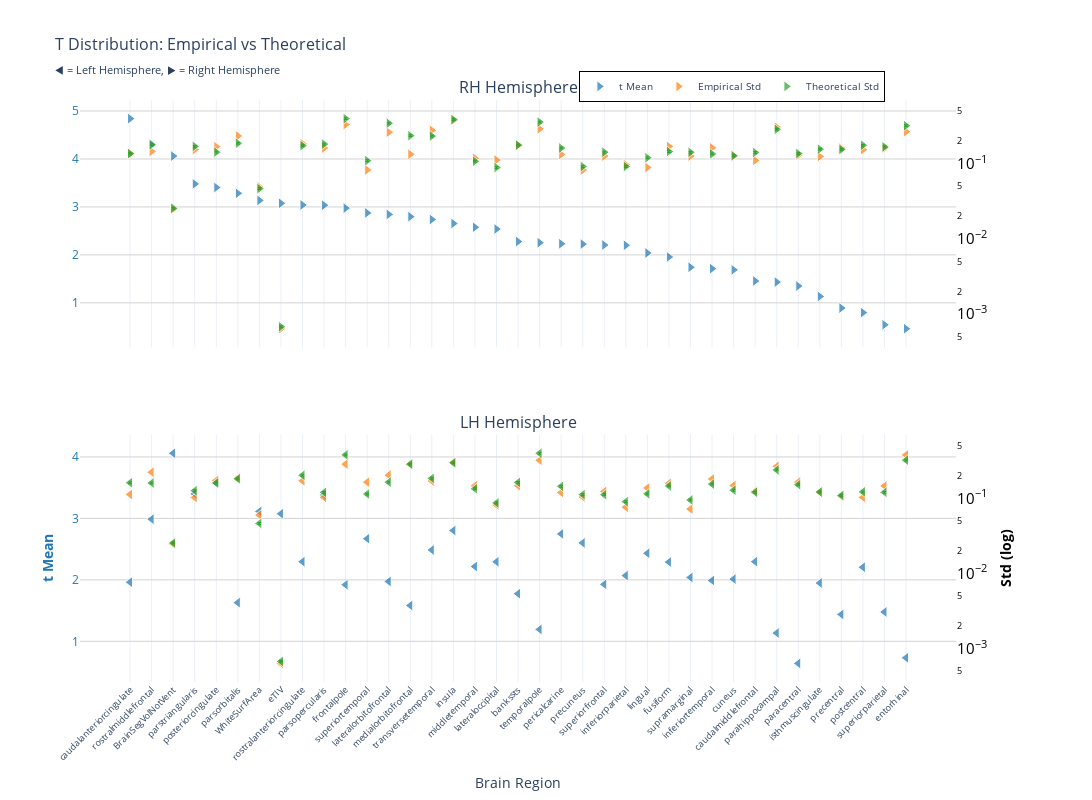
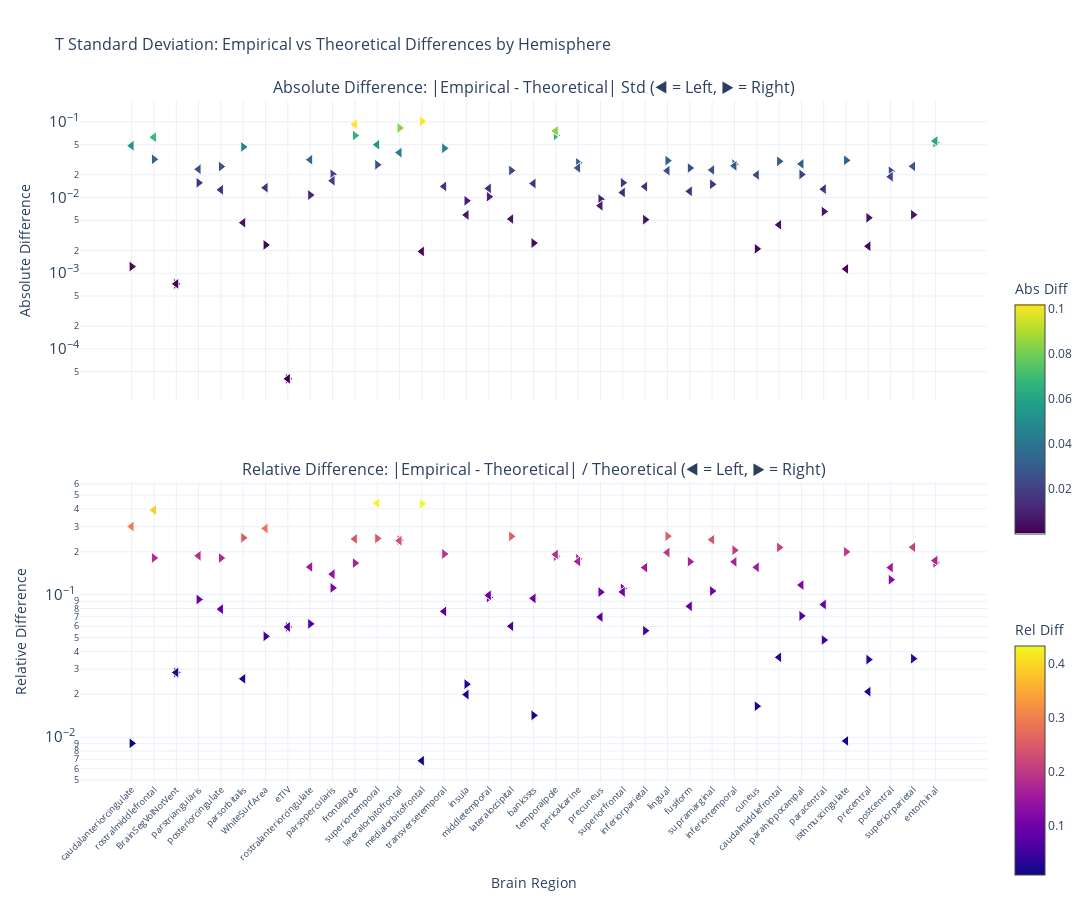

Notebook source saved alongside these figures, in order:
### Markdown cell above
### t-statistic

### Code cell
nu_nav = df_navr[(df_navr["timepoint"] == "baseline") & (df_navr["group"] == "HC-PD")]
data_path = stats_dir / f"student_baseline_{METRIC}.parquet"
df, stats = get_test_stats(
    data_path, stat_functions_F, nu_nav, hemisphere=True, study="baseline"
)
show_figure(stats, hemisphere=True, stat_name="t", study="baseline", metric=METRIC)

### Figure 1 — Plotly figure (JSON) as saved in the notebook; plotly's stock layout.template omitted (floating-point values rounded to 4 significant figures)
{"data": [{"hovertemplate": "<b>%{x}</b><br>Mean t: %{y:.2f}<br><extra></extra>", "legendgroup": "mean", "marker": {"color": "#1f77b4", "line": {"color": "white", "width": 1}, "opacity": 0.7, "size": 10, "symbol": "triangle-right"}, "mode": "markers", "name": "t Mean", "showlegend": true, "type": "scatter", "x": ["caudalanteriorcingulate", "rostralmiddlefrontal", "BrainSegVolNotVent", "parstriangularis", "posteriorcingulate", "parsorbitalis", "WhiteSurfArea", "eTIV", "rostralanteriorcingulate", "parsopercularis", "frontalpole", "superiortemporal", "lateralorbitofrontal", "medialorbitofrontal", "transversetemporal", "insula", "middletemporal", "lateraloccipital", "bankssts", "temporalpole", "pericalcarine", "precuneus", "superiorfrontal", "inferiorparietal", "lingual", "fusiform", "supramarginal", "inferiortemporal", "cuneus", "caudalmiddlefrontal", "parahippocampal", "paracentral", "isthmuscingulate", "precentral", "postcentral", "superiorparietal", "entorhinal"], "xaxis": "x", "y": [4.841, 4.309, 4.06, 3.48, 3.405, 3.283, 3.136, 3.076, 3.041, 3.036, 2.975, 2.875, 2.844, 2.798, 2.737, 2.655, 2.576, 2.54, 2.278, 2.254, 2.232, 2.225, 2.206, 2.201, 2.039, 1.956, 1.741, 1.713, 1.688, 1.456, 1.432, 1.351, 1.134, 0.8917, 0.7962, 0.5424, 0.4603], "yaxis": "y"}, {"hovertemplate": "<b>%{x}</b><br>Empirical Std: %{y:.3f}<br><extra></extra>", "legendgroup": "empirical", "marker": {"color": "#ff7f0e", "line": {"color": "white", "width": 1}, "opacity": 0.7, "size": 10, "symbol": "triangle-right"}, "mode": "markers", "name": "Empirical Std", "showlegend": true, "type": "scatter", "x": ["caudalanteriorcingulate", "rostralmiddlefrontal", "BrainSegVolNotVent", "parstriangularis", "posteriorcingulate", "parsorbitalis", "WhiteSurfArea", "eTIV", "rostralanteriorcingulate", "parsopercularis", "frontalpole", "superiortemporal", "lateralorbitofrontal", "medialorbitofrontal", "transversetemporal", "insula", "middletemporal", "lateraloccipital", "bankssts", "temporalpole", "pericalcarine", "precuneus", "superiorfrontal", "inferiorparietal", "lingual", "fusiform", "supramarginal", "inferiortemporal", "cuneus", "caudalmiddlefrontal", "parahippocampal", "paracentral", "isthmuscingulate", "precentral", "postcentral", "superiorparietal", "entorhinal"], "xaxis": "x", "y": [0.1366, 0.145, 0.02471, 0.1534, 0.1675, 0.2328, 0.04877, 0.0006372, 0.1836, 0.1611, 0.3296, 0.08209, 0.2606, 0.1327, 0.2764, 0.3754, 0.1175, 0.1114, 0.1737, 0.2892, 0.1321, 0.08174, 0.126, 0.0965, 0.08858, 0.1688, 0.1261, 0.1619, 0.1251, 0.11, 0.3051, 0.1294, 0.1242, 0.1597, 0.1528, 0.1606, 0.2652], "yaxis": "y2"}, {"error_y": {"array": [0.003792, 0.00496, 0.0007126, 0.004736, 0.003973, 0.005215, 0.0013, 1.898e-05, 0.004841, 0.005082, 0.01108, 0.00306, 0.009626, 0.006572, 0.006492, 0.01077, 0.003006, 0.002482, 0.004936, 0.00996, 0.004504, 0.002557, 0.003969, 0.002561, 0.003343, 0.00404, 0.003952, 0.003763, 0.003563, 0.003926, 0.007982, 0.003807, 0.004349, 0.004322, 0.004906, 0.004666, 0.008929], "arrayminus": [0.003686, 0.004823, 0.0006929, 0.004605, 0.003863, 0.00507, 0.001264, 1.846e-05, 0.004706, 0.004942, 0.01077, 0.002975, 0.00936, 0.00639, 0.006312, 0.01047, 0.002922, 0.002414, 0.004799, 0.009684, 0.004379, 0.002486, 0.003859, 0.00249, 0.00325, 0.003928, 0.003843, 0.003659, 0.003465, 0.003817, 0.007761, 0.003702, 0.004229, 0.004202, 0.00477, 0.004536, 0.008682], "color": "#2ca02c", "thickness": 1, "type": "data", "visible": true, "width": 2}, "hovertemplate": "<b>%{x}</b><br>Theoretical Std: %{y:.3f}<br><extra></extra>", "legendgroup": "theoretical", "marker": {"color": "#2ca02c", "line": {"color": "white", "width": 1}, "opacity": 0.7, "size": 10, "symbol": "triangle-right"}, "mode": "markers", "name": "Theoretical Std", "showlegend": true, "type": "scatter", "x": ["caudalanteriorcingulate", "rostralmiddlefrontal", "BrainSegVolNotVent", "parstriangularis", "posteriorcingulate", "parsorbitalis", "WhiteSurfArea", "eTIV", "rostralanteriorcingulate", "parsopercularis", "frontalpole", "superiortemporal", "lateralorbitofrontal", "medialorbitofrontal", "transversetemporal", "insula", "middletemporal", "lateraloccipital", "bankssts", "temporalpole", "pericalcarine", "precuneus", "superiorfrontal", "inferiorparietal", "lingual", "fusiform", "supramarginal", "inferiortemporal", "cuneus", "caudalmiddlefrontal", "parahippocampal", "paracentral", "isthmuscingulate", "precentral", "postcentral", "superiorparietal", "entorhinal"], "xaxis": "x", "y": [0.1353, 0.177, 0.02543, 0.169, 0.1418, 0.1861, 0.04641, 0.0006775, 0.1728, 0.1814, 0.3955, 0.1092, 0.3436, 0.2346, 0.2317, 0.3844, 0.1073, 0.0886, 0.1762, 0.3555, 0.1608, 0.09126, 0.1417, 0.0914, 0.1193, 0.1442, 0.1411, 0.1343, 0.1272, 0.1401, 0.2849, 0.1359, 0.1552, 0.1542, 0.1751, 0.1665, 0.3187], "yaxis": "y2"}, {"hovertemplate": "<b>%{x}</b><br>Mean t: %{y:.2f}<br><extra></extra>", "legendgroup": "mean", "marker": {"color": "#1f77b4", "line": {"color": "white", "width": 1}, "opacity": 0.7, "size": 10, "symbol": "triangle-left"}, "mode": "markers", "name": "t Mean", "showlegend": false, "type": "scatter", "x": ["BrainSegVolNotVent", "posteriorcingulate", "parstriangularis", "parsopercularis", "WhiteSurfArea", "eTIV", "rostralmiddlefrontal", "insula", "pericalcarine", "superiortemporal", "precuneus", "transversetemporal", "lingual", "caudalmiddlefrontal", "rostralanteriorcingulate", "lateraloccipital", "fusiform", "middletemporal", "postcentral", "inferiorparietal", "supramarginal", "cuneus", "inferiortemporal", "lateralorbitofrontal", "caudalanteriorcingulate", "isthmuscingulate", "superiorfrontal", "frontalpole", "bankssts", "parsorbitalis", "medialorbitofrontal", "superiorparietal", "precentral", "temporalpole", "parahippocampal", "entorhinal", "paracentral"], "xaxis": "x2", "y": [4.06, 3.576, 3.399, 3.381, 3.114, 3.076, 2.988, 2.802, 2.748, 2.67, 2.601, 2.486, 2.432, 2.296, 2.296, 2.293, 2.289, 2.217, 2.205, 2.07, 2.04, 2.013, 1.99, 1.974, 1.962, 1.948, 1.927, 1.92, 1.775, 1.629, 1.583, 1.477, 1.438, 1.194, 1.134, 0.7317, 0.6408], "yaxis": "y3"}, {"hovertemplate": "<b>%{x}</b><br>Empirical Std: %{y:.3f}<br><extra></extra>", "legendgroup": "empirical", "marker": {"color": "#ff7f0e", "line": {"color": "white", "width": 1}, "opacity": 0.7, "size": 10, "symbol": "triangle-left"}, "mode": "markers", "name": "Empirical Std", "showlegend": false, "type": "scatter", "x": ["BrainSegVolNotVent", "posteriorcingulate", "parstriangularis", "parsopercularis", "WhiteSurfArea", "eTIV", "rostralmiddlefrontal", "insula", "pericalcarine", "superiortemporal", "precuneus", "transversetemporal", "lingual", "caudalmiddlefrontal", "rostralanteriorcingulate", "lateraloccipital", "fusiform", "middletemporal", "postcentral", "inferiorparietal", "supramarginal", "cuneus", "inferiortemporal", "lateralorbitofrontal", "caudalanteriorcingulate", "isthmuscingulate", "superiorfrontal", "frontalpole", "bankssts", "parsorbitalis", "medialorbitofrontal", "superiorparietal", "precentral", "temporalpole", "parahippocampal", "entorhinal", "paracentral"], "xaxis": "x2", "y": [0.02471, 0.1727, 0.1024, 0.103, 0.05974, 0.0006372, 0.2222, 0.3018, 0.1194, 0.1638, 0.1041, 0.1698, 0.1372, 0.1243, 0.1705, 0.08146, 0.158, 0.1467, 0.1028, 0.07609, 0.07187, 0.1479, 0.1805, 0.203, 0.1124, 0.1199, 0.1232, 0.2844, 0.1472, 0.1859, 0.2824, 0.1458, 0.1068, 0.3207, 0.2658, 0.3772, 0.1643], "yaxis": "y4"}, {"error_y": {"array": [0.0007126, 0.004484, 0.003531, 0.003354, 0.001296, 1.898e-05, 0.004472, 0.00829, 0.004037, 0.00319, 0.003134, 0.005152, 0.003209, 0.003361, 0.005662, 0.002428, 0.004087, 0.003741, 0.003409, 0.002523, 0.002661, 0.003585, 0.004321, 0.004589, 0.004505, 0.003392, 0.003124, 0.01057, 0.004553, 0.005077, 0.007967, 0.003362, 0.003056, 0.01111, 0.006666, 0.009004, 0.004242], "arrayminus": [0.0006929, 0.004359, 0.003434, 0.003261, 0.00126, 1.846e-05, 0.004348, 0.00806, 0.003925, 0.003102, 0.003047, 0.005009, 0.00312, 0.003268, 0.005505, 0.002361, 0.003974, 0.003637, 0.003315, 0.002453, 0.002587, 0.003485, 0.004201, 0.004462, 0.00438, 0.003298, 0.003037, 0.01028, 0.004427, 0.004937, 0.007746, 0.003268, 0.002972, 0.0108, 0.006482, 0.008755, 0.004125], "color": "#2ca02c", "thickness": 1, "type": "data", "visible": true, "width": 2}, "hovertemplate": "<b>%{x}</b><br>Theoretical Std: %{y:.3f}<br><extra></extra>", "legendgroup": "theoretical", "marker": {"color": "#2ca02c", "line": {"color": "white", "width": 1}, "opacity": 0.7, "size": 10, "symbol": "triangle-left"}, "mode": "markers", "name": "Theoretical Std", "showlegend": false, "type": "scatter", "x": ["BrainSegVolNotVent", "posteriorcingulate", "parstriangularis", "parsopercularis", "WhiteSurfArea", "eTIV", "rostralmiddlefrontal", "insula", "pericalcarine", "superiortemporal", "precuneus", "transversetemporal", "lingual", "caudalmiddlefrontal", "rostralanteriorcingulate", "lateraloccipital", "fusiform", "middletemporal", "postcentral", "inferiorparietal", "supramarginal", "cuneus", "inferiortemporal", "lateralorbitofrontal", "caudalanteriorcingulate", "isthmuscingulate", "superiorfrontal", "frontalpole", "bankssts", "parsorbitalis", "medialorbitofrontal", "superiorparietal", "precentral", "temporalpole", "parahippocampal", "entorhinal", "paracentral"], "xaxis": "x2", "y": [0.02543, 0.16, 0.126, 0.1197, 0.04624, 0.0006775, 0.1596, 0.2959, 0.1441, 0.1139, 0.1119, 0.1839, 0.1145, 0.12, 0.2021, 0.08667, 0.1459, 0.1335, 0.1217, 0.09005, 0.09498, 0.1279, 0.1542, 0.1638, 0.1608, 0.1211, 0.1115, 0.3774, 0.1625, 0.1812, 0.2844, 0.12, 0.1091, 0.3966, 0.2379, 0.3214, 0.1514], "yaxis": "y4"}], "layout": {"annotations": [{"font": {"size": 16}, "showarrow": false, "text": "RH Hemisphere", "x": 0.47, "xanchor": "center", "xref": "paper", "y": 1, "yanchor": "bottom", "yref": "paper"}, {"font": {"size": 16}, "showarrow": false, "text": "LH Hemisphere", "x": 0.47, "xanchor": "center", "xref": "paper", "y": 0.425, "yanchor": "bottom", "yref": "paper"}], "height": 800, "hovermode": "x", "legend": {"bgcolor": "rgba(255, 255, 255, 0.9)", "bordercolor": "black", "borderwidth": 1, "font": {"size": 10}, "orientation": "h", "x": 0.7, "xanchor": "center", "y": 1.05}, "title": {"font": {"size": 16}, "text": "T Distribution: Empirical vs Theoretical<br><sub>◀ = Left Hemisphere, ▶ = Right Hemisphere</sub>"}, "width": 1400, "xaxis": {"anchor": "y", "domain": [0, 0.94], "matches": "x2", "showticklabels": false}, "xaxis2": {"anchor": "y3", "domain": [0, 0.94], "tickangle": -45, "tickfont": {"size": 9}, "title": {"text": "Brain Region"}}, "yaxis": {"anchor": "x", "domain": [0.575, 1], "gridcolor": "lightgray", "showgrid": true, "tickfont": {"color": "#1f77b4"}, "title": {"font": {"color": "#1f77b4"}, "text": ""}}, "yaxis2": {"anchor": "x", "exponentformat": "power", "overlaying": "y", "showgrid": false, "side": "right", "tickfont": {"color": "black"}, "title": {"font": {"color": "black"}, "text": ""}, "type": "log"}, "yaxis3": {"anchor": "x2", "domain": [0, 0.425], "gridcolor": "lightgray", "showgrid": true, "tickfont": {"color": "#1f77b4"}, "title": {"font": {"color": "#1f77b4"}, "text": "<b>t Mean</b>"}}, "yaxis4": {"anchor": "x2", "exponentformat": "power", "overlaying": "y3", "showgrid": false, "side": "right", "tickfont": {"color": "black"}, "title": {"font": {"color": "black"}, "text": "<b>Std (log)</b>"}, "type": "log"}}}

### Figure 2 — Plotly figure (JSON) as saved in the notebook; plotly's stock layout.template omitted (floating-point values rounded to 4 significant figures)
{"data": [{"hovertemplate": "<b>%{x}</b><br>Hemisphere: %{text}<br>Abs Diff: %{y:.4f}<br><extra></extra>", "legendgroup": "abs_rh", "marker": {"color": [0.001225, 0.03206, 0.0007237, 0.01565, 0.02566, 0.04666, 0.002367, 4.026e-05, 0.01078, 0.02025, 0.06592, 0.0271, 0.08301, 0.1019, 0.04474, 0.009055, 0.01026, 0.02275, 0.002506, 0.06628, 0.0287, 0.009513, 0.01568, 0.005108, 0.03074, 0.02457, 0.01496, 0.02756, 0.002099, 0.03008, 0.02022, 0.006536, 0.03104, 0.005406, 0.02231, 0.005926, 0.05349], "colorbar": {"len": 0.4, "title": {"text": "Abs Diff"}, "y": 0.75, "yanchor": "top"}, "colorscale": [[0, "#440154"], [0.1111, "#482878"], [0.2222, "#3e4989"], [0.3333, "#31688e"], [0.4444, "#26828e"], [0.5556, "#1f9e89"], [0.6667, "#35b779"], [0.7778, "#6ece58"], [0.8889, "#b5de2b"], [1, "#fde725"]], "line": {"color": "white", "width": 1}, "showscale": true, "size": 10, "symbol": "triangle-right"}, "mode": "markers", "name": "Absolute (rh)", "showlegend": false, "text": ["rh", "rh", "rh", "rh", "rh", "rh", "rh", "rh", "rh", "rh", "rh", "rh", "rh", "rh", "rh", "rh", "rh", "rh", "rh", "rh", "rh", "rh", "rh", "rh", "rh", "rh", "rh", "rh", "rh", "rh", "rh", "rh", "rh", "rh", "rh", "rh", "rh"], "type": "scatter", "x": ["caudalanteriorcingulate", "rostralmiddlefrontal", "BrainSegVolNotVent", "parstriangularis", "posteriorcingulate", "parsorbitalis", "WhiteSurfArea", "eTIV", "rostralanteriorcingulate", "parsopercularis", "frontalpole", "superiortemporal", "lateralorbitofrontal", "medialorbitofrontal", "transversetemporal", "insula", "middletemporal", "lateraloccipital", "bankssts", "temporalpole", "pericalcarine", "precuneus", "superiorfrontal", "inferiorparietal", "lingual", "fusiform", "supramarginal", "inferiortemporal", "cuneus", "caudalmiddlefrontal", "parahippocampal", "paracentral", "isthmuscingulate", "precentral", "postcentral", "superiorparietal", "entorhinal"], "xaxis": "x", "y": [0.001225, 0.03206, 0.0007237, 0.01565, 0.02566, 0.04666, 0.002367, 4.026e-05, 0.01078, 0.02025, 0.06592, 0.0271, 0.08301, 0.1019, 0.04474, 0.009055, 0.01026, 0.02275, 0.002506, 0.06628, 0.0287, 0.009513, 0.01568, 0.005108, 0.03074, 0.02457, 0.01496, 0.02756, 0.002099, 0.03008, 0.02022, 0.006536, 0.03104, 0.005406, 0.02231, 0.005926, 0.05349], "yaxis": "y"}, {"hovertemplate": "<b>%{x}</b><br>Hemisphere: %{text}<br>Rel Diff: %{y:.2%}<br><extra></extra>", "legendgroup": "rel_rh", "marker": {"color": [0.009054, 0.1811, 0.02845, 0.09258, 0.1809, 0.2507, 0.05102, 0.05943, 0.06242, 0.1117, 0.1667, 0.2482, 0.2416, 0.4343, 0.1931, 0.02355, 0.09562, 0.2567, 0.01422, 0.1864, 0.1785, 0.1042, 0.1107, 0.05589, 0.2576, 0.1704, 0.1061, 0.2052, 0.01651, 0.2147, 0.07099, 0.0481, 0.2, 0.03505, 0.1274, 0.03559, 0.1678], "colorbar": {"len": 0.4, "title": {"text": "Rel Diff"}, "y": 0.25, "yanchor": "top"}, "colorscale": [[0, "#0d0887"], [0.1111, "#46039f"], [0.2222, "#7201a8"], [0.3333, "#9c179e"], [0.4444, "#bd3786"], [0.5556, "#d8576b"], [0.6667, "#ed7953"], [0.7778, "#fb9f3a"], [0.8889, "#fdca26"], [1, "#f0f921"]], "line": {"color": "white", "width": 1}, "showscale": true, "size": 10, "symbol": "triangle-right"}, "mode": "markers", "name": "Relative (rh)", "showlegend": false, "text": ["rh", "rh", "rh", "rh", "rh", "rh", "rh", "rh", "rh", "rh", "rh", "rh", "rh", "rh", "rh", "rh", "rh", "rh", "rh", "rh", "rh", "rh", "rh", "rh", "rh", "rh", "rh", "rh", "rh", "rh", "rh", "rh", "rh", "rh", "rh", "rh", "rh"], "type": "scatter", "x": ["caudalanteriorcingulate", "rostralmiddlefrontal", "BrainSegVolNotVent", "parstriangularis", "posteriorcingulate", "parsorbitalis", "WhiteSurfArea", "eTIV", "rostralanteriorcingulate", "parsopercularis", "frontalpole", "superiortemporal", "lateralorbitofrontal", "medialorbitofrontal", "transversetemporal", "insula", "middletemporal", "lateraloccipital", "bankssts", "temporalpole", "pericalcarine", "precuneus", "superiorfrontal", "inferiorparietal", "lingual", "fusiform", "supramarginal", "inferiortemporal", "cuneus", "caudalmiddlefrontal", "parahippocampal", "paracentral", "isthmuscingulate", "precentral", "postcentral", "superiorparietal", "entorhinal"], "xaxis": "x2", "y": [0.009054, 0.1811, 0.02845, 0.09258, 0.1809, 0.2507, 0.05102, 0.05943, 0.06242, 0.1117, 0.1667, 0.2482, 0.2416, 0.4343, 0.1931, 0.02355, 0.09562, 0.2567, 0.01422, 0.1864, 0.1785, 0.1042, 0.1107, 0.05589, 0.2576, 0.1704, 0.1061, 0.2052, 0.01651, 0.2147, 0.07099, 0.0481, 0.2, 0.03505, 0.1274, 0.03559, 0.1678], "yaxis": "y2"}, {"hovertemplate": "<b>%{x}</b><br>Hemisphere: %{text}<br>Abs Diff: %{y:.4f}<br><extra></extra>", "legendgroup": "abs_lh", "marker": {"color": [0.0007237, 0.01267, 0.02365, 0.01669, 0.01349, 4.026e-05, 0.06261, 0.005889, 0.02466, 0.04997, 0.007794, 0.01404, 0.02265, 0.00436, 0.03163, 0.005206, 0.0121, 0.01321, 0.01885, 0.01396, 0.02312, 0.01992, 0.02622, 0.03923, 0.04842, 0.00114, 0.01166, 0.09297, 0.01532, 0.004654, 0.001943, 0.02583, 0.002276, 0.07596, 0.02782, 0.0558, 0.01292], "colorbar": {"len": 0.4, "title": {"text": "Abs Diff"}, "y": 0.75, "yanchor": "top"}, "colorscale": [[0, "#440154"], [0.1111, "#482878"], [0.2222, "#3e4989"], [0.3333, "#31688e"], [0.4444, "#26828e"], [0.5556, "#1f9e89"], [0.6667, "#35b779"], [0.7778, "#6ece58"], [0.8889, "#b5de2b"], [1, "#fde725"]], "line": {"color": "white", "width": 1}, "showscale": false, "size": 10, "symbol": "triangle-left"}, "mode": "markers", "name": "Absolute (lh)", "showlegend": false, "text": ["lh", "lh", "lh", "lh", "lh", "lh", "lh", "lh", "lh", "lh", "lh", "lh", "lh", "lh", "lh", "lh", "lh", "lh", "lh", "lh", "lh", "lh", "lh", "lh", "lh", "lh", "lh", "lh", "lh", "lh", "lh", "lh", "lh", "lh", "lh", "lh", "lh"], "type": "scatter", "x": ["BrainSegVolNotVent", "posteriorcingulate", "parstriangularis", "parsopercularis", "WhiteSurfArea", "eTIV", "rostralmiddlefrontal", "insula", "pericalcarine", "superiortemporal", "precuneus", "transversetemporal", "lingual", "caudalmiddlefrontal", "rostralanteriorcingulate", "lateraloccipital", "fusiform", "middletemporal", "postcentral", "inferiorparietal", "supramarginal", "cuneus", "inferiortemporal", "lateralorbitofrontal", "caudalanteriorcingulate", "isthmuscingulate", "superiorfrontal", "frontalpole", "bankssts", "parsorbitalis", "medialorbitofrontal", "superiorparietal", "precentral", "temporalpole", "parahippocampal", "entorhinal", "paracentral"], "xaxis": "x", "y": [0.0007237, 0.01267, 0.02365, 0.01669, 0.01349, 4.026e-05, 0.06261, 0.005889, 0.02466, 0.04997, 0.007794, 0.01404, 0.02265, 0.00436, 0.03163, 0.005206, 0.0121, 0.01321, 0.01885, 0.01396, 0.02312, 0.01992, 0.02622, 0.03923, 0.04842, 0.00114, 0.01166, 0.09297, 0.01532, 0.004654, 0.001943, 0.02583, 0.002276, 0.07596, 0.02782, 0.0558, 0.01292], "yaxis": "y"}, {"hovertemplate": "<b>%{x}</b><br>Hemisphere: %{text}<br>Rel Diff: %{y:.2%}<br><extra></extra>", "legendgroup": "rel_lh", "marker": {"color": [0.02845, 0.07919, 0.1876, 0.1394, 0.2918, 0.05943, 0.3923, 0.0199, 0.1712, 0.4389, 0.06967, 0.07637, 0.1978, 0.03635, 0.1565, 0.06007, 0.08295, 0.09895, 0.1549, 0.155, 0.2434, 0.1557, 0.17, 0.2396, 0.3012, 0.009412, 0.1046, 0.2464, 0.09425, 0.02568, 0.006833, 0.2153, 0.02086, 0.1915, 0.1169, 0.1736, 0.08533], "colorbar": {"len": 0.4, "title": {"text": "Rel Diff"}, "y": 0.25, "yanchor": "top"}, "colorscale": [[0, "#0d0887"], [0.1111, "#46039f"], [0.2222, "#7201a8"], [0.3333, "#9c179e"], [0.4444, "#bd3786"], [0.5556, "#d8576b"], [0.6667, "#ed7953"], [0.7778, "#fb9f3a"], [0.8889, "#fdca26"], [1, "#f0f921"]], "line": {"color": "white", "width": 1}, "showscale": false, "size": 10, "symbol": "triangle-left"}, "mode": "markers", "name": "Relative (lh)", "showlegend": false, "text": ["lh", "lh", "lh", "lh", "lh", "lh", "lh", "lh", "lh", "lh", "lh", "lh", "lh", "lh", "lh", "lh", "lh", "lh", "lh", "lh", "lh", "lh", "lh", "lh", "lh", "lh", "lh", "lh", "lh", "lh", "lh", "lh", "lh", "lh", "lh", "lh", "lh"], "type": "scatter", "x": ["BrainSegVolNotVent", "posteriorcingulate", "parstriangularis", "parsopercularis", "WhiteSurfArea", "eTIV", "rostralmiddlefrontal", "insula", "pericalcarine", "superiortemporal", "precuneus", "transversetemporal", "lingual", "caudalmiddlefrontal", "rostralanteriorcingulate", "lateraloccipital", "fusiform", "middletemporal", "postcentral", "inferiorparietal", "supramarginal", "cuneus", "inferiortemporal", "lateralorbitofrontal", "caudalanteriorcingulate", "isthmuscingulate", "superiorfrontal", "frontalpole", "bankssts", "parsorbitalis", "medialorbitofrontal", "superiorparietal", "precentral", "temporalpole", "parahippocampal", "entorhinal", "paracentral"], "xaxis": "x2", "y": [0.02845, 0.07919, 0.1876, 0.1394, 0.2918, 0.05943, 0.3923, 0.0199, 0.1712, 0.4389, 0.06967, 0.07637, 0.1978, 0.03635, 0.1565, 0.06007, 0.08295, 0.09895, 0.1549, 0.155, 0.2434, 0.1557, 0.17, 0.2396, 0.3012, 0.009412, 0.1046, 0.2464, 0.09425, 0.02568, 0.006833, 0.2153, 0.02086, 0.1915, 0.1169, 0.1736, 0.08533], "yaxis": "y2"}], "layout": {"annotations": [{"font": {"size": 16}, "showarrow": false, "text": "Absolute Difference: |Empirical - Theoretical| Std (◀ = Left, ▶ = Right)", "x": 0.5, "xanchor": "center", "xref": "paper", "y": 1, "yanchor": "bottom", "yref": "paper"}, {"font": {"size": 16}, "showarrow": false, "text": "Relative Difference: |Empirical - Theoretical| / Theoretical (◀ = Left, ▶ = Right)", "x": 0.5, "xanchor": "center", "xref": "paper", "y": 0.44, "yanchor": "bottom", "yref": "paper"}], "height": 900, "hovermode": "x unified", "showlegend": false, "title": {"font": {"size": 16}, "text": "T Standard Deviation: Empirical vs Theoretical Differences by Hemisphere"}, "width": 1400, "xaxis": {"anchor": "y", "domain": [0, 1], "showticklabels": false}, "xaxis2": {"anchor": "y2", "domain": [0, 1], "tickangle": -45, "tickfont": {"size": 9}, "title": {"text": "Brain Region"}}, "yaxis": {"anchor": "x", "domain": [0.56, 1], "exponentformat": "power", "title": {"text": "Absolute Difference"}, "type": "log"}, "yaxis2": {"anchor": "x2", "domain": [0, 0.44], "exponentformat": "power", "title": {"text": "Relative Difference"}, "type": "log"}}}
